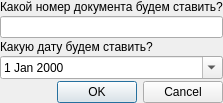
<?xml version="1.0" encoding="UTF-8"?>
<ui version="4.0">
 <class>Dialog</class>
 <widget class="QDialog" name="Dialog">
  <property name="geometry">
   <rect>
    <x>0</x>
    <y>0</y>
    <width>219</width>
    <height>100</height>
   </rect>
  </property>
  <property name="windowTitle">
   <string>Dialog</string>
  </property>
  <layout class="QGridLayout" name="gridLayout">
   <property name="leftMargin">
    <number>0</number>
   </property>
   <property name="topMargin">
    <number>0</number>
   </property>
   <property name="rightMargin">
    <number>0</number>
   </property>
   <property name="bottomMargin">
    <number>0</number>
   </property>
   <property name="spacing">
    <number>2</number>
   </property>
   <item row="1" column="0">
    <widget class="QLineEdit" name="le_number"/>
   </item>
   <item row="3" column="0">
    <widget class="QDateEdit" name="de_in">
     <property name="calendarPopup">
      <bool>true</bool>
     </property>
    </widget>
   </item>
   <item row="4" column="0">
    <widget class="QDialogButtonBox" name="buttonBox">
     <property name="orientation">
      <enum>Qt::Horizontal</enum>
     </property>
     <property name="standardButtons">
      <set>QDialogButtonBox::Cancel|QDialogButtonBox::Ok</set>
     </property>
    </widget>
   </item>
   <item row="2" column="0">
    <widget class="QLabel" name="label">
     <property name="text">
      <string>Какую дату будем ставить?</string>
     </property>
    </widget>
   </item>
   <item row="0" column="0">
    <widget class="QLabel" name="label_2">
     <property name="text">
      <string>Какой номер документа будем ставить?</string>
     </property>
    </widget>
   </item>
  </layout>
 </widget>
 <resources/>
 <connections>
  <connection>
   <sender>buttonBox</sender>
   <signal>accepted()</signal>
   <receiver>Dialog</receiver>
   <slot>accept()</slot>
   <hints>
    <hint type="sourcelabel">
     <x>183</x>
     <y>99</y>
    </hint>
    <hint type="destinationlabel">
     <x>157</x>
     <y>65</y>
    </hint>
   </hints>
  </connection>
  <connection>
   <sender>buttonBox</sender>
   <signal>rejected()</signal>
   <receiver>Dialog</receiver>
   <slot>reject()</slot>
   <hints>
    <hint type="sourcelabel">
     <x>183</x>
     <y>99</y>
    </hint>
    <hint type="destinationlabel">
     <x>183</x>
     <y>65</y>
    </hint>
   </hints>
  </connection>
 </connections>
</ui>
